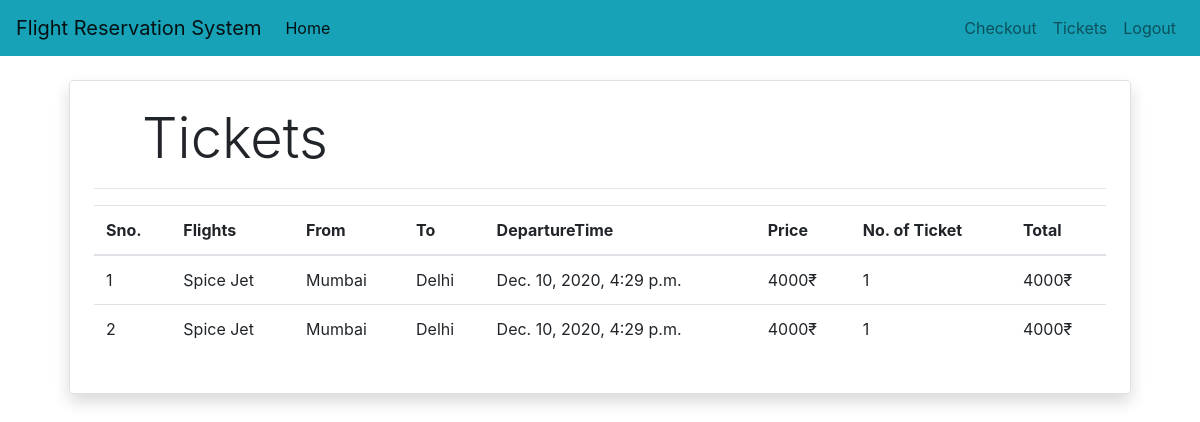
Page /BookedTicket (signed in) on the committed database.
### Airline/models.py (models this page shows, shortened)
class Booking(models.Model):
    flight = models.ForeignKey(FlightDetail,
                                on_delete=models.CASCADE)
    passenger = models.ForeignKey(Passenger,
                                 on_delete=models.CASCADE)
    NumberOfTraveller = models.IntegerField(default=1)
    Price = models.IntegerField()
    date = models.DateTimeField(default=timezone.now)
    BookingId = models.CharField(max_length=50,null=True,blank=True)
    status = models.BooleanField(default=False)
    @staticmethod
    def get_Bookings_by_passenger(passenger_id):
        return Booking.objects.filter(passenger=passenger_id).order_by('-date')

class FlightDetail(models.Model):
    AirlineName = models.CharField(max_length=30,)
    FromLocation = models.ForeignKey(Place,on_delete=models.CASCADE,related_name='From',null=True,blank=True)
    ToLocation = models.ForeignKey(Place,on_delete=models.CASCADE,related_name='To',null=True,blank=True)
    DepartureTime = models.DateTimeField()
    ArrivalTime = models.DateTimeField(null=True, blank=True)
    Price = models.IntegerField()
    Duration = models.DurationField()
    AvailableSeat = models.IntegerField(null=True)

class Place(models.Model):
    name = models.CharField(max_length=50,null=True,blank=True)
    def __str__(self):
        return self.name

### Airline/views.py (the view)
# urls.py: path('BookedTicket', BookedTicketView.as_view() , name='BookedTicket'),
class BookedTicketView(View):
    def get(self , request ):
        passenger = request.session.get('passenger')
        Bookings = Booking.get_Bookings_by_passenger(passenger)
        print(Bookings)
        return render(request , 'BookedTicket.html'  , {'Bookings' : Bookings})

### Airline/templatetags/custom_filter.py (called while the page is built)
@register.filter(name='currency')
def currency(number):
    return str(number) + "₹ "

@register.filter(name='multiply')
def multiply(number , number1):
    return number * number1

### Airline/templates/BookedTicket.html
{% extends 'base.html' %}
{% block content %}
{% load cart %}
{% load custom_filter %}
<div class="container">
   <div class="border rounded p-4 m-4 shadow">
        <p class="display-4 pl-4 ml-4">Tickets</p>
        <hr>
        <table class="table">
            <thead>
                <tr>
                    <th>Sno.</th>
                    <th>Flights</th>
                    <th>From</th>
                    <th>To</th>
                    <th>DepartureTime</th>
                    <th>Price</th>
                    <th>No. of Ticket</th>
                    <th>Total</th>
                </tr>
            </thead>
            <tbody>
                {% for Booking in Bookings %}
                <tr>
                    <td>{{forloop.counter}}</td>
                    <td>{{Booking.flight.AirlineName}}</td>
                    <td>{{Booking.flight.FromLocation}}</td>
                    <td>{{Booking.flight.ToLocation}}</td>
                    <td>{{Booking.flight.DepartureTime}}</td>
                    <td>{{Booking.Price|currency}}</td>
                    <td>{{ Booking.NumberOfTraveller }}</td>
                    <td>{{ Booking.NumberOfTraveller|multiply:Booking.Price|currency }}</td>
                </tr>
                {% endfor %}
            </tbody>
        </table>
   </div>
</div>
{% endblock %}

### rows in the picture
Booking: flight.AirlineName "Spice Jet", flight.FromLocation "Mumbai", flight.ToLocation "Delhi", flight.DepartureTime "Dec. 10, 2020, 4:29 p.m.", Price "4000₹", NumberOfTraveller "1", NumberOfTraveller|multiply "4000₹"
Booking: flight.AirlineName "Spice Jet", flight.FromLocation "Mumbai", flight.ToLocation "Delhi", flight.DepartureTime "Dec. 10, 2020, 4:29 p.m.", Price "4000₹", NumberOfTraveller "1", NumberOfTraveller|multiply "4000₹"
